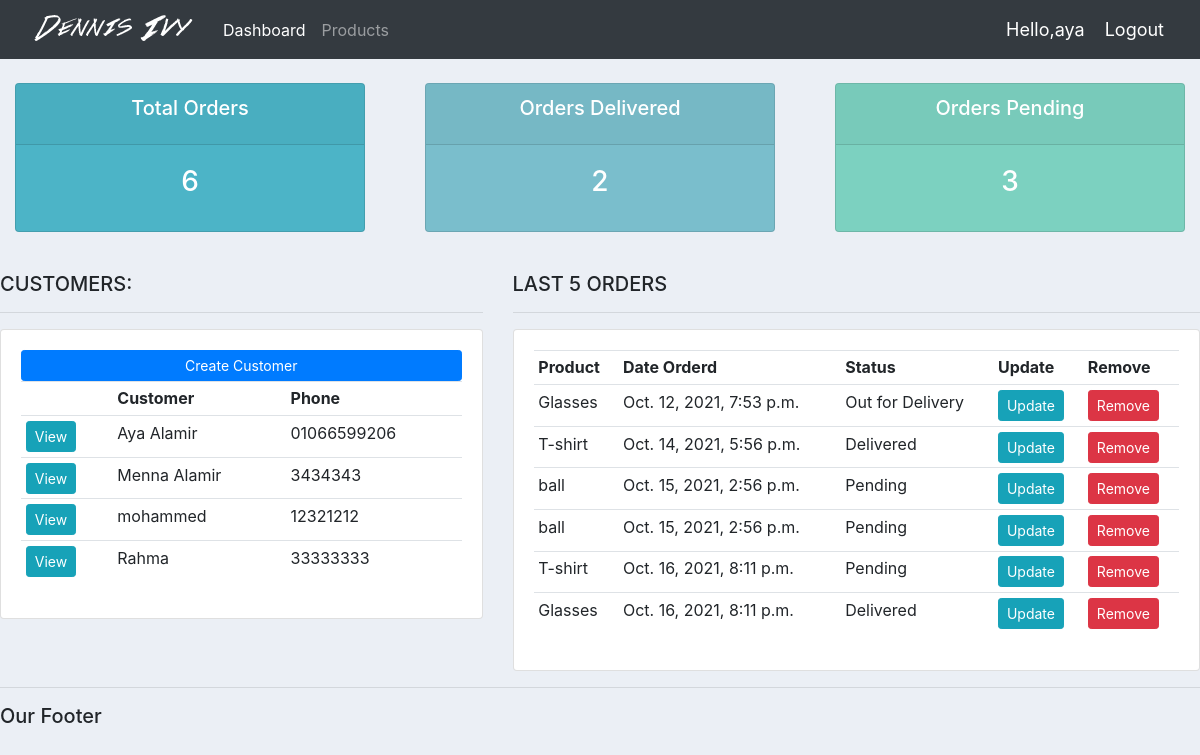
The app's page / (signed in) with its own data.
### accounts/models.py (models this page shows, shortened)
class Customer(models.Model):
    name=models.CharField(max_length=200,null=True)
    phone=models.CharField(max_length=200,null=True)
    email=models.CharField(max_length=200,null=True)
    date_created=models.DateTimeField(auto_now_add=True)

class Order(models.Model):
    Status=(
        ('Pending','Pending'),
        ('Out for Delivery','Out For Delivery'),
        ('Delivered','Delivered')
    )
    customer=models.ForeignKey(Customer,null=True,on_delete=models.SET_NULL)
    product=models.ForeignKey(Products,null=True,on_delete=models.SET_NULL)
    date_created=models.DateTimeField(auto_now_add=True)
    status=models.CharField(max_length=200,null=True,choices=Status)
    note=models.CharField(max_length=1000,null=True)

class Products(models.Model):
    Category=(
        ('Indoor','Indoor'),
        ('Out Door','Out Door')
    )
    name=models.CharField(max_length=200,null=True)
    price=models.FloatField(null=True)
    category=models.CharField(choices=Category,max_length=200,null=True)
    description=models.CharField(max_length=200,null=True,blank=True)
    date_created=models.DateTimeField(auto_now_add=True)
    tag=models.ManyToManyField(Tag)

### accounts/views.py (the view)
# urls.py: path('',views.home,name="home"),
@login_required(login_url='login')
def home(request):
    customers=Customer.objects.all()
    orders=Order.objects.all()
    total_orders=orders.count()
    delivered_orders=orders.filter(status='Delivered').count()
    pending_orders=orders.filter(status='Pending').count()
    return render(request,'accounts/dashboard.html',{'customers':customers,'orders':orders,
                                                     'total_orders':total_orders,
                                                     'pending_orders':pending_orders,
                                                     'delivered_orders':delivered_orders})

### accounts/templates/accounts/dashboard.html
{% extends 'accounts/main.html' %}
{% block content %}
{% include 'accounts/status.html'%}
<br>
<div class="row">
	<div class="col-md-5">
		<h5>CUSTOMERS:</h5>
		<hr>
		<div class="card card-body">
			<a class="btn btn-primary  btn-sm btn-block" href="{% url 'create_customer'%}">Create Customer</a>
			<table class="table table-sm">
				<tr>
					<th></th>
					<th>Customer</th>
					<th>Phone</th>
				</tr>
				{% for item in customers %}
				<tr>
					<td><a class ="btn btn-sm btn-info" href="{% url 'customer' item.id %}" > View </a></td>
					<td>{{item.name}}</td>
					<td>{{item.phone}}</td>
				</tr>
				{% endfor %}
			</table>
		</div>
	</div>
	<div class="col-md-7">
		<h5>LAST 5 ORDERS</h5>
		<hr>
		<div class="card card-body">
			<table class="table table-sm">
				<tr>
					<th>Product</th>
					<th>Date Orderd</th>
					<th>Status</th>
					<th>Update</th>
					<th>Remove</th>
				</tr>
				{% for item in orders%}
				<tr>
					<td>{{item.product.name}}</td>
					<td>{{item.date_created}}</td>
					<td>{{item.status}}</td>
					<td><a class="btn btn-sm btn-info" href="{% url 'update_order' item.id %}">Update</a></td>
					<td><a class ="btn btn-sm btn-danger" href="{% url 'delete_order' item.id %}">Remove</a></td>
				</tr>
				{% endfor %}
			</table>
		</div>
	</div>
</div>
{% endblock %}

### accounts/templates/accounts/main.html (shortened to what this page needs)
{% load static %}
<!DOCTYPE html>
<html lang="en">
<head>
    <link rel="stylesheet" href="https://stackpath.bootstrapcdn.com/bootstrap/4.3.1/css/bootstrap.min.css">
    <link rel="stylesheet" type="text/css" href="{% static '/css/main.css'%}">
</head>
<body>
    {% include 'accounts/navbar.html'%}
    {% block content %}
    {%endblock%}
    <hr>
    <h5> Our Footer </h5>
</body>
</html>

### accounts/templates/accounts/navbar.html (shortened to what this page needs)
{% load static %}
<nav class="navbar navbar-expand-lg navbar-dark bg-dark">
  <img src="{% static 'images/logo.png'%}">
  <div class="collapse navbar-collapse" id="navbarNav">
    <ul class="navbar-nav">
      <li class="nav-item active">
        <a class="nav-link" href="#">Dashboard</span></a>
      </li>
      <li class="nav-item">
        <a class="nav-link" href="#">Products</a>
      </li>
    </ul>
  </div>
  <span class = "hello-msg">Hello,{{request.user}}</span>
  <span><a class ="hello-msg" href="{% url 'logout' %}">Logout</a></span>
</nav>

### accounts/templates/accounts/status.html
<br>
<div class="row">
	<div class="col">
		<div class="col-md">
			<div class="card text-center text-white  mb-3" id="total-orders">
			  	<div class="card-header">
			  		<h5 class="card-title">Total Orders</h5>
			  	</div>
			  	<div class="card-body">
			    	<h3 class="card-title">{{total_orders}}</h3>
			  	</div>
			</div>
		</div>
	</div>
	<div class="col">
		<div class="col-md">
			<div class="card text-center text-white  mb-3" id="orders-delivered">
			  	<div class="card-header">
			  		<h5 class="card-title">Orders Delivered</h5>
			  	</div>
			  	<div class="card-body">
			    	<h3 class="card-title">{{delivered_orders}}</h3>
			  	</div>
			</div>
		</div>
	</div>
	<div class="col">
		<div class="col-md">
			<div class="card text-center text-white  mb-3" id="orders-pending">
			  	<div class="card-header">
			  		<h5 class="card-title">Orders Pending</h5>
			  	</div>
			  	<div class="card-body">
			    	<h3 class="card-title">{{pending_orders}}</h3>
			  	</div>
			</div>
		</div>
	</div>
</div>

### static/css/main.css (style rules this page uses)
body { background-color: #ebeff5; }
#total-orders { background-color: #4cb4c7; }
#orders-delivered { background-color: #7abecc; }
#orders-pending { background-color: #7CD1C0; }

### accounts/templates/accounts/navbar.html (style rules this page uses)
.hello-msg { font-size:18px; color:#fff; margin-right:20px; }

### records on screen
Customer: name "Aya Alamir", phone "01066599206"
Customer: name "Menna Alamir", phone "3434343"
Customer: name "mohammed", phone "12321212"
Customer: name "Rahma", phone "33333333"
Order: product.name "Glasses", date_created "Oct. 12, 2021, 7:53 p.m.", status "Out for Delivery"
Order: product.name "T-shirt", date_created "Oct. 14, 2021, 5:56 p.m.", status "Delivered"
Order: product.name "ball", date_created "Oct. 15, 2021, 2:56 p.m.", status "Pending"
Order: product.name "ball", date_created "Oct. 15, 2021, 2:56 p.m.", status "Pending"
Order: product.name "T-shirt", date_created "Oct. 16, 2021, 8:11 p.m.", status "Pending"
Order: product.name "Glasses", date_created "Oct. 16, 2021, 8:11 p.m.", status "Delivered"

### other values on screen
{{ request.user }} "aya"
{{ total_orders }} "6"
{{ delivered_orders }} "2"
{{ pending_orders }} "3"
